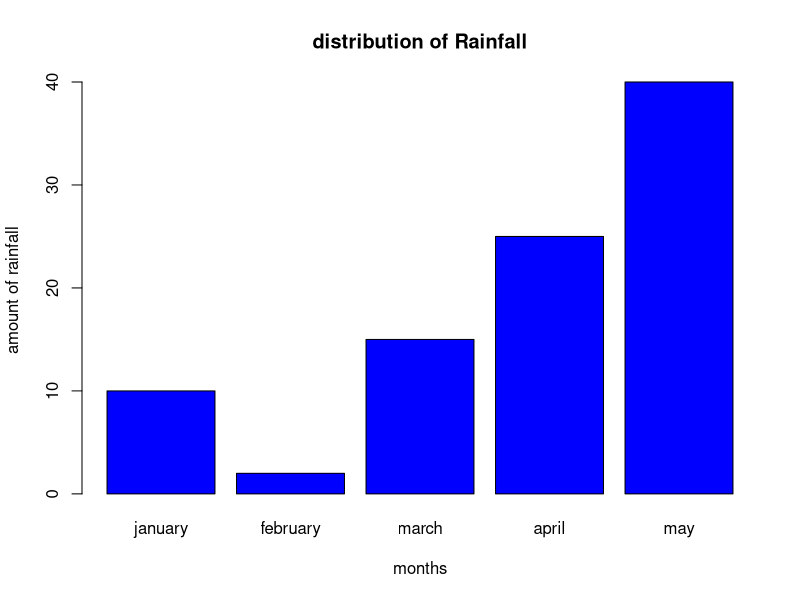
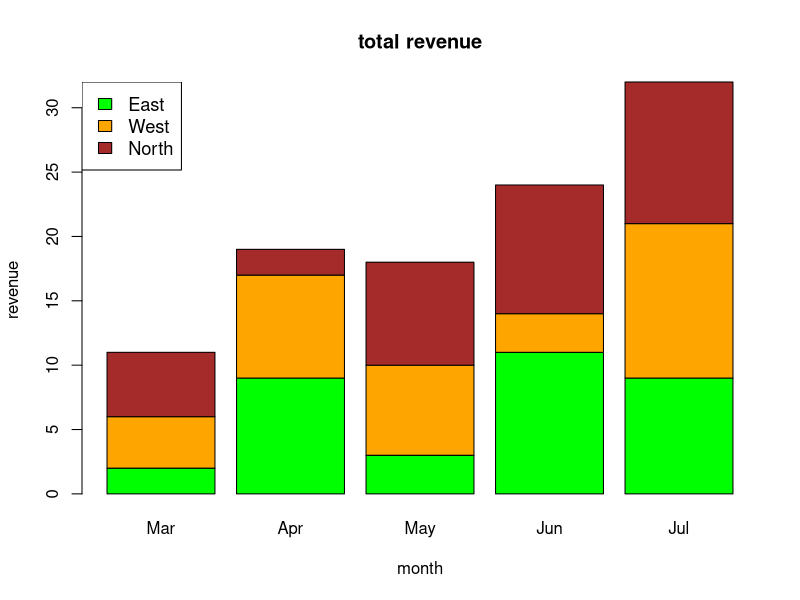

These charts were generated, in order, by the following R code:
############### barplot in r #####
########syntax ### barplot(H,xlab,ylab,main, names.arg,col)
numbers <- c(10,2,15,25,40)
M <- c('january','february','march','april','may')
barplot(numbers, main = "distribution of Rainfall", xlab = 'months',
ylab =  "amount of rainfall",  col = 'blue',names.arg =M )



#############group barchart and stack bar chart
colors = c("green","orange","brown")
months <- c("Mar","Apr","May","Jun","Jul")
regions <- c("East","West","North")

values <- matrix(c(2,9,3,11,9,4,8,7,3,12,5,2,8,10,11), nrow = 3, ncol = 5, byrow = TRUE)
barplot(values, main = "total revenue", names.arg = months, xlab = "month", ylab = "revenue", col = colors)

legend("topleft", regions, cex =1.1, fill = colors)

